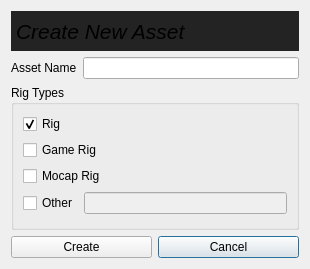
<?xml version="1.0" encoding="UTF-8"?>
<ui version="4.0">
 <class>newAssetUI</class>
 <widget class="QDialog" name="newAssetUI">
  <property name="geometry">
   <rect>
    <x>0</x>
    <y>0</y>
    <width>310</width>
    <height>269</height>
   </rect>
  </property>
  <property name="minimumSize">
   <size>
    <width>310</width>
    <height>269</height>
   </size>
  </property>
  <property name="maximumSize">
   <size>
    <width>310</width>
    <height>269</height>
   </size>
  </property>
  <property name="windowTitle">
   <string>New Asset</string>
  </property>
  <layout class="QGridLayout" name="gridLayout" rowstretch="0,0,0,0">
   <item row="0" column="0" colspan="2">
    <widget class="QLabel" name="label">
     <property name="minimumSize">
      <size>
       <width>0</width>
       <height>40</height>
      </size>
     </property>
     <property name="maximumSize">
      <size>
       <width>16777215</width>
       <height>40</height>
      </size>
     </property>
     <property name="sizeIncrement">
      <size>
       <width>0</width>
       <height>50</height>
      </size>
     </property>
     <property name="font">
      <font>
       <pointsize>16</pointsize>
       <weight>50</weight>
       <italic>true</italic>
       <bold>false</bold>
      </font>
     </property>
     <property name="styleSheet">
      <string notr="true">background-color:rgb(35,35,35)</string>
     </property>
     <property name="text">
      <string>Create New Asset</string>
     </property>
     <property name="margin">
      <number>3</number>
     </property>
     <property name="indent">
      <number>5</number>
     </property>
    </widget>
   </item>
   <item row="3" column="1">
    <widget class="QPushButton" name="cancelBtn">
     <property name="text">
      <string>Cancel</string>
     </property>
    </widget>
   </item>
   <item row="2" column="0" colspan="2">
    <widget class="QGroupBox" name="groupBox">
     <property name="title">
      <string>Rig Types</string>
     </property>
     <layout class="QVBoxLayout" name="verticalLayout">
      <item>
       <widget class="QCheckBox" name="animChx">
        <property name="text">
         <string>Rig</string>
        </property>
        <property name="checked">
         <bool>true</bool>
        </property>
       </widget>
      </item>
      <item>
       <widget class="QCheckBox" name="gameChx">
        <property name="text">
         <string>Game Rig</string>
        </property>
        <property name="checked">
         <bool>false</bool>
        </property>
       </widget>
      </item>
      <item>
       <widget class="QCheckBox" name="mocapChx">
        <property name="text">
         <string>Mocap Rig</string>
        </property>
       </widget>
      </item>
      <item>
       <layout class="QHBoxLayout" name="horizontalLayout">
        <item>
         <widget class="QCheckBox" name="otherChx">
          <property name="text">
           <string>Other</string>
          </property>
         </widget>
        </item>
        <item>
         <widget class="QLineEdit" name="otherLine">
          <property name="enabled">
           <bool>false</bool>
          </property>
         </widget>
        </item>
       </layout>
      </item>
     </layout>
    </widget>
   </item>
   <item row="3" column="0">
    <widget class="QPushButton" name="createBtn">
     <property name="text">
      <string>Create</string>
     </property>
    </widget>
   </item>
   <item row="1" column="0" colspan="2">
    <layout class="QHBoxLayout" name="horizontalLayout_2">
     <item>
      <widget class="QLabel" name="label_2">
       <property name="text">
        <string>Asset Name</string>
       </property>
      </widget>
     </item>
     <item>
      <widget class="QLineEdit" name="nameLine"/>
     </item>
    </layout>
   </item>
  </layout>
 </widget>
 <resources/>
 <connections>
  <connection>
   <sender>otherChx</sender>
   <signal>toggled(bool)</signal>
   <receiver>otherLine</receiver>
   <slot>setDisabled(bool)</slot>
   <hints>
    <hint type="sourcelabel">
     <x>35</x>
     <y>198</y>
    </hint>
    <hint type="destinationlabel">
     <x>129</x>
     <y>197</y>
    </hint>
   </hints>
  </connection>
  <connection>
   <sender>otherChx</sender>
   <signal>toggled(bool)</signal>
   <receiver>otherLine</receiver>
   <slot>setEnabled(bool)</slot>
   <hints>
    <hint type="sourcelabel">
     <x>40</x>
     <y>198</y>
    </hint>
    <hint type="destinationlabel">
     <x>161</x>
     <y>197</y>
    </hint>
   </hints>
  </connection>
 </connections>
</ui>
